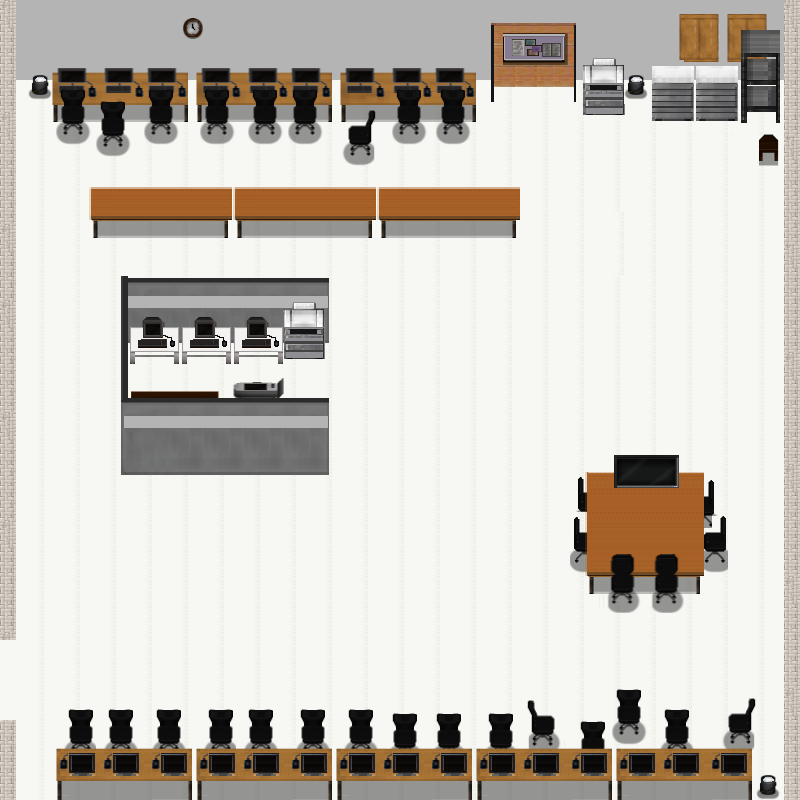

Below is a game level as drawn by its tile map, then a one-line description and the .tmx that defines it (tile-layer data replaced by summaries):
An orthogonal 200x200 tile map with 4x4 px tiles, 5 tile layers (Floor layer, Furniture 3, Furniture, Furniture 2, ...), 1 hidden layer not drawn, 5 tilesets and 23 objects.

<map version="1.10" tiledversion="1.10.1" orientation="orthogonal" renderorder="right-down" width="200" height="200" tilewidth="4" tileheight="4" infinite="0" nextlayerid="21" nextobjectid="26">
 <tileset firstgid="1" source="계단 및 복도 타일.tsx" />
 <tileset firstgid="15226" source="학교최종.tsx" />
 <tileset firstgid="45851" source="Sprite_ispace.tsx" />
 <tileset firstgid="63947" source="singong_alpha_asset.tsx" />
 <tileset firstgid="81447" source="Inside_A4(tiled).tsx" />
 <layer id="1" name="Floor layer" width="200" height="200">
  <data>[40000 cells, 40000 non-empty, 193 distinct tile ids]</data>
 </layer>
 <layer id="10" name="Furniture 3" width="200" height="200">
  <data>[40000 cells, 4647 non-empty, 1685 distinct tile ids]</data>
 </layer>
 <layer id="8" name="Furniture" width="200" height="200">
  <data>[40000 cells, 10134 non-empty, 2273 distinct tile ids]</data>
 </layer>
 <layer id="9" name="Furniture 2" width="200" height="200">
  <data>[40000 cells, 5691 non-empty, 2708 distinct tile ids]</data>
 </layer>
 <layer id="18" name="Chair" width="200" height="200">
  <data>[40000 cells, 0 non-empty, 0 distinct tile ids]</data>
 </layer>
 <layer id="19" name="stuff" width="200" height="200" visible="0" locked="1">
  <data>[40000 cells, 1470 non-empty, 639 distinct tile ids]</data>
 </layer>
 <objectgroup id="20" name="Object Layer 1">
  <object id="1" x="29.8468" y="60.7595" width="446.636" height="74.6169" />
  <object id="2" x="89.5403" y="101.266" width="46.9021" height="47.968" />
  <object id="4" x="345.37" y="110.859" width="30.9127" height="44.7702" />
  <object id="6" x="475.416" y="1.06596" width="304.863" height="99.1339" />
  <object id="7" x="582.012" y="54.3638" width="199.334" height="66.0893" />
  <object id="8" x="752.565" y="127.915" width="28.7808" height="33.0446" />
  <object id="9" x="1.06596" y="-1.06596" width="476.482" height="81.0127" />
  <object id="10" x="779.214" y="0" width="20.2532" height="798.401" />
  <object id="11" x="754.697" y="765.356" width="25.5829" height="34.1106" />
  <object id="12" x="55.4297" y="747.235" width="698.201" height="53.2978" />
  <object id="13" x="-1.06596" y="717.388" width="15.9893" height="81.0127" />
  <object id="14" x="-1.06596" y="74.6169" width="17.0553" height="562.825" />
  <object id="15" x="92.7382" y="187.608" width="427.448" height="50.0999" />
  <object id="16" x="122.585" y="276.083" width="205.73" height="84.2105" />
  <object id="17" x="119.387" y="344.304" width="7.46169" height="127.915" />
  <object id="18" x="118.321" y="389.074" width="212.125" height="86.3424" />
  <object id="19" x="233.444" y="381.612" width="46.9021" height="26.6489" />
  <object id="20" x="67.1552" y="706.729" width="686.476" height="38.3744" />
  <object id="21" x="612.925" y="686.476" width="28.7808" height="47.968" />
  <object id="22" x="723.784" y="698.201" width="33.0446" height="50.0999" />
  <object id="23" x="568.155" y="454.097" width="159.893" height="156.696" />
  <object id="24" x="-26.6489" y="637.442" width="25.5829" height="77.8148" />
  <object id="25" x="12.7915" y="799.467" width="45.8361" height="23.451" />
 </objectgroup>
</map>
